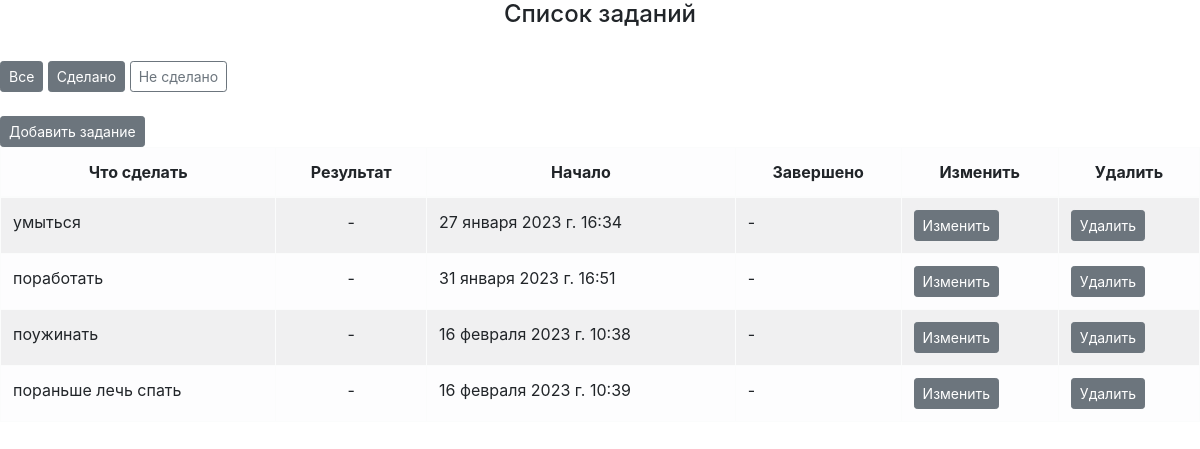
Page /list/off/ on the committed database.
### todolist/models.py (models this page shows, shortened)
class ToDo(models.Model):
    name = models.CharField(max_length=64, help_text="Список дел")
    is_done = models.BooleanField(default=False, help_text="Выполнено ли дело")
    timestamp_start = models.DateTimeField(
        auto_now_add=True, help_text="Время формирования задания"
    )
    timestamp_end = models.DateTimeField(
        blank=True, null=True, help_text="Время выполнения задания"
    )
    class Meta:
        verbose_name_plural = "Дела"

### todolist/views.py (the view)
# urls.py: path('list/off/', FullListViewOff.as_view(), name='load_off'),
class FullListViewOff(ListView):
    context_object_name = "todo_"
    queryset = ToDo.objects.filter(is_done=False)
    template_name = "todo_list_off.html"

### todolist/templates/todo_list_off.html
{% extends 'base_list.html' %}
{% block title %}
<h4 align="center">Список заданий</h4>
<br>
<a href="{% url 'load' %}" type="button" class="btn btn-secondary btn-sm">Все</a>
<a href="{% url 'load_on' %}" type="button" class="btn btn-secondary btn-sm">Сделано</a>
<a href="#" type="button" class="btn btn-outline-secondary btn-sm">Не сделано</a>
<br>
<br>
{% endblock title %}

### todolist/templates/base_list.html
{% extends 'base.html' %}
{% block content %}
{% block title %}
{% endblock title %}
<div><a href="{% url 'add' %}" type="button" class="btn btn-secondary btn-sm">Добавить задание</a></div>
<table class="table table-light table-bordered table-hover table-striped">
    <thead align="center">
        <tr>
            <th>Что сделать</th>
            <th>Результат</th>
            <th>Начало</th>
            <th>Завершено</th>
            <th>Изменить</th>
            <th>Удалить</th>
        </tr>
    </thead>
    {% for todo in todo_ %}
    <tr>
        <td>{{ todo.name }}</td>
        <td align="center">
            {% if todo.is_done %}
                +
            {% else %}
                -
            {% endif%}
        </td>
        <td>{{ todo.timestamp_start }}</td>
        <td>
            {% if todo.timestamp_end %}
                {{ todo.timestamp_end }}
            {% else %}
                -
            {% endif %}
        </td>
        <td>
            <a href="{% url 'edit' todo.pk %}" type="button" class="btn btn-secondary btn-sm">Изменить</a>
        </td>
        <td>
            <a href="{% url 'delete' todo.pk %}" type="button" class="btn btn-secondary btn-sm">Удалить</a>
        </td>
    </tr>
    {% endfor %}
</table>
{% endblock content %}

### rows in the picture
ToDo: name "умыться", timestamp_start "27 января 2023 г. 16:34"
ToDo: name "поработать", timestamp_start "31 января 2023 г. 16:51"
ToDo: name "поужинать", timestamp_start "16 февраля 2023 г. 10:38"
ToDo: name "пораньше лечь спать", timestamp_start "16 февраля 2023 г. 10:39"
